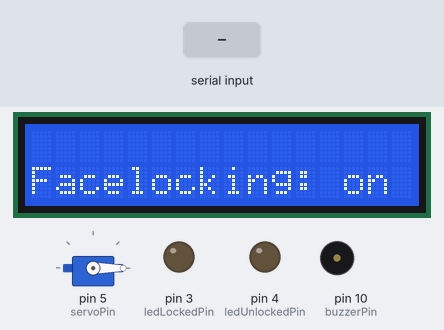
The sketch below on a simulated Arduino Uno, built with avr-gcc and run on an emulated ATmega328P. Parts: 16×2 character LCD, servo, output pins drawn as LEDs (lit = HIGH), buzzer (waves = sounding). The inputs (shaded band) are chosen by the test bench.

Above: at 1.2 s.
1.3 s: "a" received over Serial
At 4.0 s:
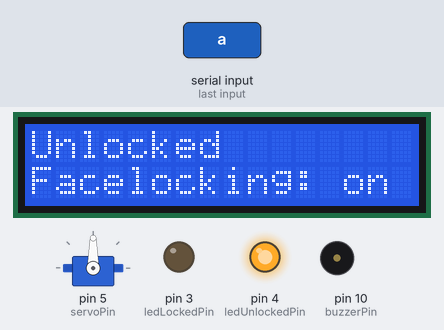
At 9.8 s:
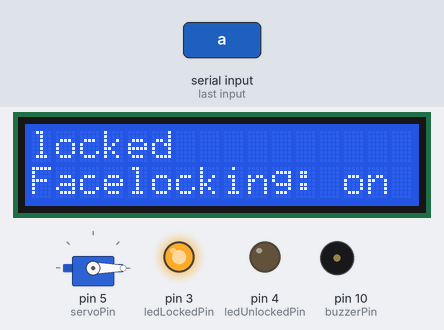
Timing chart, 0 to 10.2 s (numbered marks = the images above; inputs shaded):
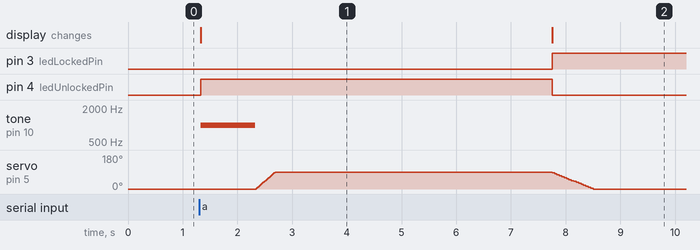

Measured:
- after the input at 1.3 s, pin 3 (ledLockedPin): LOW → HIGH after 6.5 s; pin 4 (ledUnlockedPin): LOW → HIGH at once, → LOW 6.4 s later; tone on pin 10 (buzzerPin): silent → 1000 Hz at once, → silent 1.0 s later; servo on pin 5 (servoPin): rises from 0° to 90° in 0.34 s, then falls to 0° in 5.8 s; the display: changes at once (image 1)

The sketch:

arduino.ino
```cpp
#include <Wire.h>
#include <LiquidCrystal_I2C.h>
#include <Servo.h>

Servo myservo;
LiquidCrystal_I2C lcd(0x27, 16, 2);

const int buzzerPin = 10;
const int ledLockedPin = 3;
const int ledUnlockedPin = 4;
const int servoPin = 5;

char d;
int pos = 0;

void setup() {
  Serial.begin(9600);

  lcd.init();
  lcd.backlight();

  lcd.setCursor(0, 1);
  lcd.print("Facelocking: on");

  pinMode(buzzerPin, OUTPUT);
  pinMode(ledLockedPin, OUTPUT);
  pinMode(ledUnlockedPin, OUTPUT);

  myservo.attach(servoPin);
  myservo.write(pos);
}

void loop() {
  if (Serial.available()) {
    d = Serial.read();
    if (d == 'a') {
      lcd.setCursor(0, 0);
      lcd.clear();
      lcd.print("Unlocked");
      lcd.setCursor(0, 1);
      lcd.print("Facelocking: on");

      digitalWrite(ledLockedPin, LOW);
      digitalWrite(ledUnlockedPin, HIGH);

//                    volume, durasi
      tone(buzzerPin, 1000,   1000);
      delay(1000);

      for (pos = 0; pos <= 90; pos += 5) {
        myservo.write(pos);
        delay(20);
      }

      delay(5000);

      for (pos = 90; pos >= 0; pos -= 5) {
        myservo.write(pos);
        delay(20);

        lcd.setCursor(0, 0);
        lcd.clear();
        lcd.print("locked");
        lcd.setCursor(0, 1);
        lcd.print("Facelocking: on");

        digitalWrite(ledLockedPin, HIGH);
        digitalWrite(ledUnlockedPin, LOW);
      }
      noTone(buzzerPin);

    }
  }
  d="";
}
```
